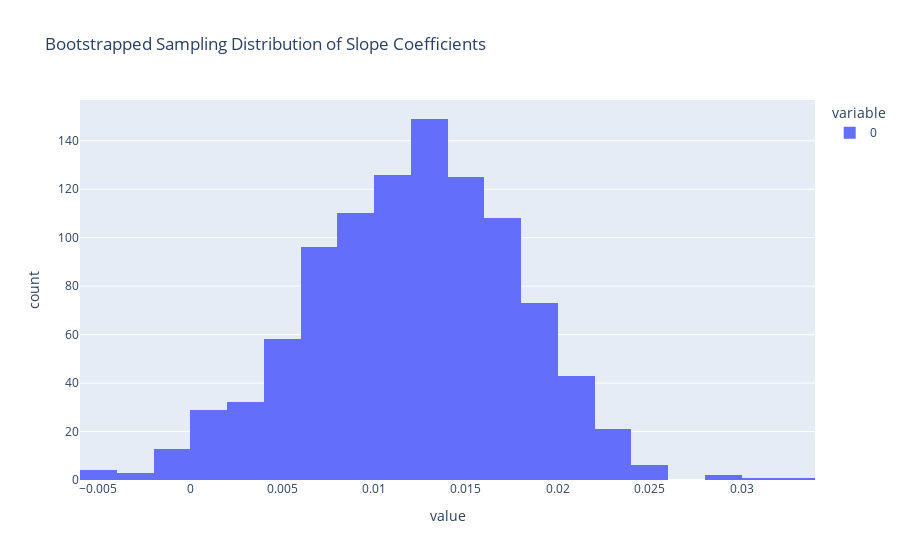
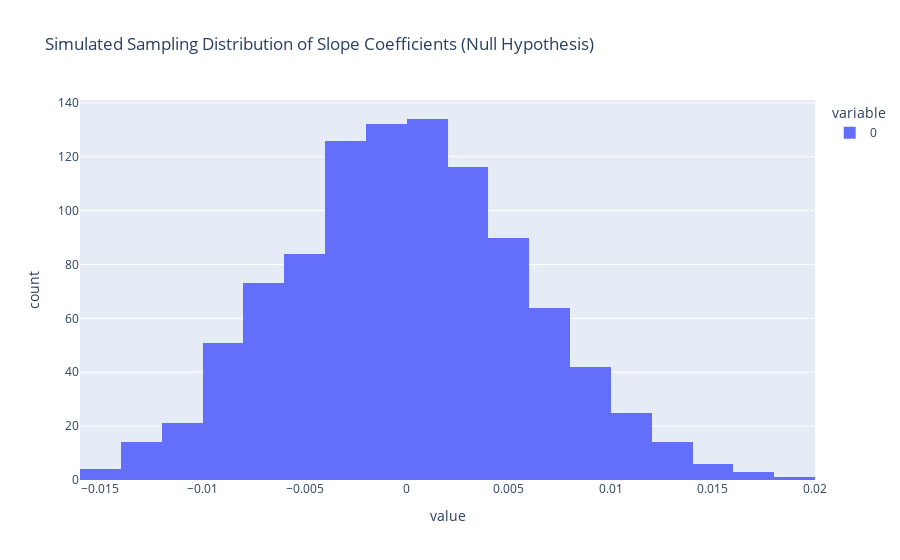

The notebook cell saved with these charts, in order:
### Markdown cell above
# 10.

#### To investigate the relationship between duration and waiting time for long wait times (greater than 71 minutes) in the Old Faithful dataset, we will:

- Create bootstrapped samples to generate the distribution of slope coefficients for a Simple Linear Regression model.
- Simulate data under the null hypothesis of "no linear association" to generate a sampling distribution of slope coefficients.
- Check if zero lies within the 95% bootstrapped confidence interval for the slope and calculate a simulated p-value.

#### Here’s the code for each part:

### Code cell
import numpy as np
import seaborn as sns
from scipy import stats
import statsmodels.formula.api as smf
import plotly.express as px

# Load the Old Faithful Geyser dataset and filter for long wait times
old_faithful = sns.load_dataset('geyser')
long_wait_limit = 71
long_wait = old_faithful.waiting > long_wait_limit
long_wait_data = old_faithful[long_wait]

# Fit initial model for reference and display the summary table
initial_model = smf.ols('duration ~ waiting', data=long_wait_data).fit()
print(initial_model.summary().tables[1])

num_bootstraps = 1000
bootstrapped_slope_coefficients = []

for _ in range(num_bootstraps):
    # Sample with replacement to create a bootstrap sample
    bootstrap_sample = long_wait_data.sample(n=long_wait_data.shape[0], replace=True)
    # Fit model and collect slope
    bootstrap_model = smf.ols('duration ~ waiting', data=bootstrap_sample).fit()
    bootstrapped_slope_coefficients.append(bootstrap_model.params.iloc[1])  # Using .iloc to access slope

# Visualize bootstrapped slope coefficients
fig1 = px.histogram(bootstrapped_slope_coefficients, nbins=30, title="Bootstrapped Sampling Distribution of Slope Coefficients")
fig1.show()

num_simulations = 1000
simulated_slope_coefficients = []
null_intercept = 1.65
null_slope = 0
null_error_sd = 0.37

for _ in range(num_simulations):
    # Copy data and simulate duration under null hypothesis
    old_faithful_simulation = long_wait_data.copy()
    old_faithful_simulation['duration'] = null_intercept + null_slope * old_faithful_simulation.waiting + \
                                          stats.norm(loc=0, scale=null_error_sd).rvs(size=long_wait_data.shape[0])
    # Fit model and collect slope
    simulated_model = smf.ols('duration ~ waiting', data=old_faithful_simulation).fit()
    simulated_slope_coefficients.append(simulated_model.params.iloc[1])  # Using .iloc to access slope

# Visualize simulated slope coefficients
fig2 = px.histogram(simulated_slope_coefficients, nbins=30, title="Simulated Sampling Distribution of Slope Coefficients (Null Hypothesis)")
fig2.show()

# 95% bootstrapped confidence interval for the slope
bootstrapped_slope_coefficients = np.array(bootstrapped_slope_coefficients)
ci_95 = np.quantile(bootstrapped_slope_coefficients, [0.025, 0.975])
print("95% Bootstrapped Confidence Interval for Slope:", ci_95)

# Simulated p-value for testing against the observed slope
simulated_slope_coefficients = np.array(simulated_slope_coefficients)
observed_slope = initial_model.params.iloc[1]  # Using .iloc to access slope by position
p_value = (np.abs(simulated_slope_coefficients) >= np.abs(observed_slope)).mean()
print("Simulated p-value:", p_value)

# Interpretation
if ci_95[0] <= 0 <= ci_95[1]:
    print("Zero is within the 95% confidence interval, suggesting no strong evidence against the null hypothesis.")
else:
    print("Zero is not within the 95% confidence interval, suggesting evidence against the null hypothesis.")

print(f"The simulated p-value is {p_value}. This compares to the p-value found in the model summary above.")

### Figure 1 — Plotly figure (JSON) as saved in the notebook; plotly's stock layout.template omitted (floating-point values rounded to 4 significant figures; data arrays with more than 128 entries replaced by an {"elided": "..."} marker saying what was removed)
{"data": [{"alignmentgroup": "True", "bingroup": "x", "hovertemplate": "variable=0<br>value=%{x}<br>count=%{y}<extra></extra>", "legendgroup": "0", "marker": {"color": "#636efa", "pattern": {"shape": ""}}, "name": "0", "nbinsx": 30, "offsetgroup": "0", "orientation": "v", "showlegend": true, "type": "histogram", "x": {"elided": "1000 float values"}, "xaxis": "x", "yaxis": "y"}], "layout": {"barmode": "relative", "legend": {"title": {"text": "variable"}, "tracegroupgap": 0}, "title": {"text": "Bootstrapped Sampling Distribution of Slope Coefficients"}, "xaxis": {"anchor": "y", "domain": [0, 1], "title": {"text": "value"}}, "yaxis": {"anchor": "x", "domain": [0, 1], "title": {"text": "count"}}}}

### Figure 2 — Plotly figure (JSON) as saved in the notebook; plotly's stock layout.template omitted (floating-point values rounded to 4 significant figures; data arrays with more than 128 entries replaced by an {"elided": "..."} marker saying what was removed)
{"data": [{"alignmentgroup": "True", "bingroup": "x", "hovertemplate": "variable=0<br>value=%{x}<br>count=%{y}<extra></extra>", "legendgroup": "0", "marker": {"color": "#636efa", "pattern": {"shape": ""}}, "name": "0", "nbinsx": 30, "offsetgroup": "0", "orientation": "v", "showlegend": true, "type": "histogram", "x": {"elided": "1000 float values"}, "xaxis": "x", "yaxis": "y"}], "layout": {"barmode": "relative", "legend": {"title": {"text": "variable"}, "tracegroupgap": 0}, "title": {"text": "Simulated Sampling Distribution of Slope Coefficients (Null Hypothesis)"}, "xaxis": {"anchor": "y", "domain": [0, 1], "title": {"text": "value"}}, "yaxis": {"anchor": "x", "domain": [0, 1], "title": {"text": "count"}}}}
